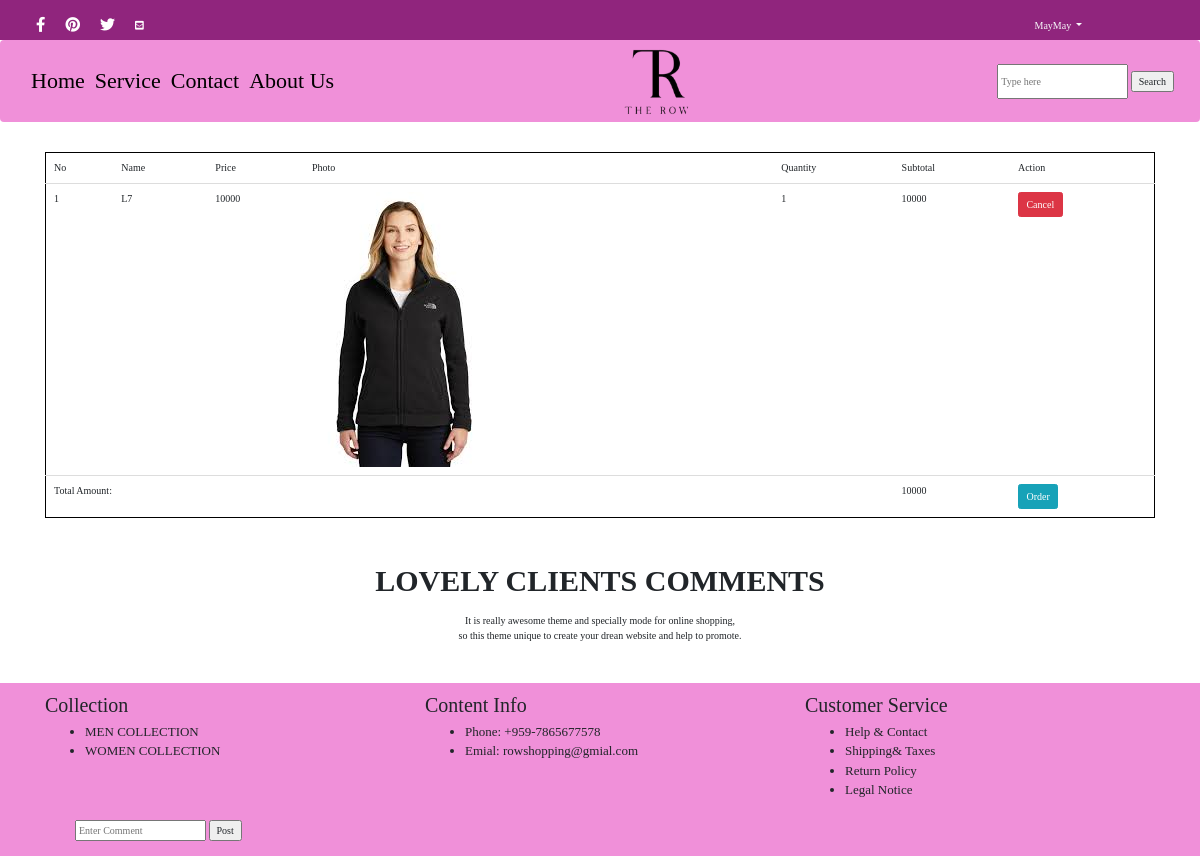
Screenshot of /cart.php (signed in) with the database file from the repository.
### tables this page shows
CREATE TABLE `menu` (
  `id` int(11) NOT NULL,
  `itemid` varchar(255) NOT NULL,
  `itemqty` varchar(255) NOT NULL,
  `userid` varchar(255) NOT NULL
);

CREATE TABLE `item` (
  `id` int(11) NOT NULL,
  `name` varchar(255) NOT NULL,
  `photo` varchar(255) NOT NULL,
  `code` varchar(255) NOT NULL,
  `size` varchar(255) NOT NULL,
  `color` varchar(255) NOT NULL,
  `price` varchar(255) NOT NULL,
  `productid` int(11) NOT NULL
);

### include/dbconn.php (called while the page is built, shortened)
<?php
class Database
{
	private static $dbHost='localhost';
	private static $dbName='purchase';
	private static $dbUserName='root';
	private static $dbPassword='';
	private static $cont=null;
	public static function connect(){
	if (null== self::$cont) {
		try{
			self::$cont=new PDO("mysql:host=".self::$dbHost.";"."dbname=".self::$dbName,self::$dbUserName,self::$dbPassword);
		}
		catch (PDOException $e){
			die($e->getMessage());
		}
	}
	return self::$cont;
}
}
?>

### model/menu.php (called while the page is built, shortened)
<?php
include_once('include/dbconn.php');
class Menu
{
 public function show($cid){
        $this->pdo = Database::connect();
    $this->pdo->setAttribute(PDO::ATTR_ERRMODE,PDO::ERRMODE_EXCEPTION);
    $sql="select menu.*,item.name as iname,item.id as iid,item.price as iprice,item.photo as iphoto from menu inner join item on menu.userid=:cid AND menu.itemid=item.id";
    $stmt=$this->pdo->prepare($sql);
    $stmt->bindParam(':cid',$cid);
    $stmt->execute();
    $results = $stmt -> fetchAll(PDO::FETCH_ASSOC);
    return $results;
    }
}
?>

### controller/menucontroller.php (called while the page is built, shortened)
<?php
include_once('model/menu.php');
class MenuController extends Menu
{
	public function showMenu($cid){
		return $this->show($cid);
	}
}
?>

### cart.php (the view, shortened to what this page needs)
<?php
$cid=$_SESSION['cid'];
include_once("controller/menucontroller.php");
$menuController=new MenuController();
$results=$menuController->showMenu($cid);
?>
<!DOCTYPE html>
<html lang="en">
<head>
     <link rel="stylesheet" href="https://maxcdn.bootstrapcdn.com/bootstrap/3.3.6/css/bootstrap.min.css" />
  <link rel="stylesheet" href="https://cdnjs.cloudflare.com/ajax/libs/font-awesome/4.7.0/css/font-awesome.min.css">
    <link href="vendor/fontawesome-free/css/all.min.css" rel="stylesheet" type="text/css">
    <link href="css/sb-admin-2.min.css" rel="stylesheet">
    <link href="css/bootstrap.css" rel="stylesheet">
</head>
<body>
<div class="container-fluid login" style="background-color:#90257D;" >
<div class="row">
    <div class="col-md-3">
        <nav class="navbar navbar-expand-sm">
            <a class="nav-link" href="www.facebook.com"><i class="fab fa-facebook-f" style="color:white;"></i></a>
            <a class="nav-link" href="www.pinterest.com"><i class="fab fa-pinterest" style="color:white;"></i></a>
            <a class="nav-link" href="www.twitter.com"><i class="fab fa-twitter" style="color:white;"></i></a>
            <a class="nav-link" href="www.email.com"><i class="fas fa-envelope-square" style="color:white;"></i></a>
        </nav>
        </div>
    <div class="col-md-3">
        <nav class="navbar navbar-expand-sm">
        </nav>
    </div>
    <div class="col-md-4">
        <nav class="navbar navbar-expand-sm"></nav>
    </div>
    <div class="col-md-2 ">
        <nav class="navbar navbar-expand-sm">
          <?php
           if(isset($_SESSION['cid'])){?>
          <div class="dropdown">
          <a class="btn text-light dropdown-toggle" href="#" role="button" id="dropdownMenuLink" data-toggle="dropdown" aria-haspopup="true" aria-expanded="false">
          <?php echo $_SESSION['name']; ?>
          </a>
        </div>
      <?php } else{?>
        <a href="register.php"><div class=" ml-auto mt-2  mr-4 " style="height:33px;"><span style="color:white;">Register</span></div></a>
            <a href="login.php"><div class="mt-2" style="height:33px;"><span style="color:white;">Login</span></div></a>
            <?php }?>
          </nav>
</div>
    </div>
</div>
    <nav class="navbar navbar-expand-lg menu" style="background-color:#f090d9;">
      <div class="collapse navbar-collapse" id="navbarSupportedContent">
          <ul class="navbar-nav mr-auto">
            <li class="nav-item active">
              <a class="nav-link" href="home.php" style="color:#000000; font-size:22px;">Home</a>
            </li>
            <li class="nav-item">
              <a class="nav-link" href="service.php" style="color:#000000; font-size:22px;">Service</a>
            </li>
            <li class="nav-item">
                <a class="nav-link" href="contact.php" style="color:#000000; font-size:22px;">Contact</a>
              </li>
            <li class="nav-item">
              <a class="nav-link" href="aboutus.php" style="color:#000000; font-size:22px;">About Us</a>
            </li>
          </ul>
          <div>
             <a href="home.php" class="img"><img src="images/imgs/rowbg.png" width="80px" height="70px"></a>
        </div>
        <form action="items.php" method="POST">
            <input class="search" name="sear" type="text" placeholder="Type here" style="height:35px;">
            <input name="submit" type="submit" value="Search">
        </form>
        </div>
      </nav>
<div class="container">
 <table style="border: 1px solid black;" class="table">
<thead>
<tr>
<td >No</td>
<td>Name</td>
<td>Price</td>
<td>Photo</td>
<td>Quantity</td>
<td>Subtotal</td>
<td>Action</td>
</tr>
</thead>
<tbody>
	<div class="form-group">
	<form id="order">
<?php
$total=0;
$i=1;
foreach($results as $result)
{
$price = $result['iprice'];
$qty = $result['itemqty'];
$sum_total = $price * $qty;
$total+=$sum_total;
?>
<tr>
<td><?php echo $i++?> </td>
<td><?php echo $result['iname'];?> </td>
<td><?php echo $result['iprice'];?> </td>
<td><img src="backend/<?php echo $result['iphoto'];?>"> </td>
<td><?php echo $result['itemqty'];?> </td>
<td><?php echo $sum_total;?> </td>
<td><a class="btn btn-danger" onclick="return deleteuser(<?php echo $result['iid'];?>);">Cancel</a></td>
</tr>
<?php
}
?>
</div>
</tbody>
<tfoot>
	<tr>
		<td colspan="5">Total Amount:</td>
		<td colspan="1"><?php echo $total; ?></td>
		<td> <input type="button" id="submit" class="btn btn-info" value="Order" /></td>
	</tr>
</tfoot>
</table>
</div>
</body>
</html>
<?php
require("footer.php");
?>

### css/home.css (style rules this page uses)
.fab { font-size: 15px; }
.nav-link { color:black; }
.img { position: relative; left: -300px; }

### cart.php (style rules this page uses)
.login { background-color:#90257D; height: 40px; }
.navbar-expand-sm { height: 30px; }

### footer.php (style rules this page uses)
.login { background-color:#FAB90C ; height: 40px; }
.navbar-expand-sm { height: 30px; }

### rows the page displays
menu: itemid.name "L7", itemid.price "10000", itemid.photo (picture), itemqty "1"

### other values shown
$_SESSION['name'] "MayMay"
$total "10000"
